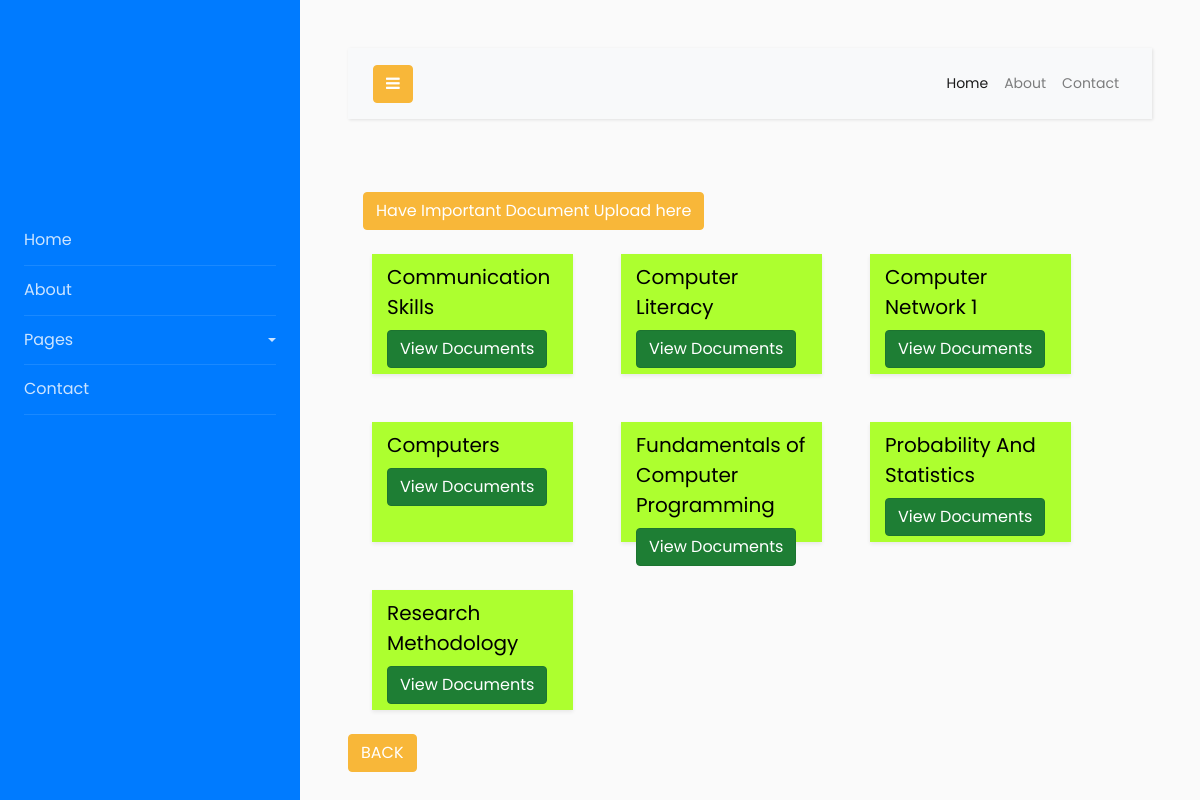
Page /users/side/show_course_units.php?pro_id=8 on the committed database.
### tables this page shows
CREATE TABLE `course_unit` (
  `cu_id` int(11) NOT NULL,
  `cu_name` varchar(100) NOT NULL,
  `pro_id` int(11) NOT NULL,
  `fac_id` int(11) NOT NULL,
  `date_created` timestamp NOT NULL DEFAULT current_timestamp()
);

### users/side/show_course_units.php (the view, shortened to what this page needs)
<?php
include('user-header.php');
include('../../admin/partials/__connection.php');
$pro_id = $_GET['pro_id'];
$pro_name = $_GET['pro_name'];
?>
<div class="content-wrap">
  <div class="main">
    <div class="container-fluid">
      <div class="row">
        <div class="col-lg-8 p-r-0 title-margin-right">
          <div class="page-header">
            <div class="page-title">
              <h1><?php echo $pro_name; ?></h1><br>
              <button class="btn btn-primary" style="float: left;">
                <a href="user_upload.php?mess= " style="text-decoration: none; color:white">Have Important Document Upload here</a>
              </button><br>
            </div>
          </div>
        </div>
      </div>
      <section id="main-content">
        <div class="row">
          <?php
          $select_pro = "SELECT * FROM course_unit WHERE pro_id = '$pro_id;' ORDER BY cu_name";
          $exe = mysqli_query($conn, $select_pro);
          if (mysqli_num_rows($exe) > 0) {
            while ($row = mysqli_fetch_assoc($exe)) {
          ?>
              <div class="col-lg-3 shadow-sm m-4" style="background: #ADFF2F; height: 120px;">
                <div class="stat-content">
                  <h5 class="my-2"><?php echo $row['cu_name']; ?></h5>
                </div>
                <div>
                  <small class="btn btn-success active">
                    <a style="text-decoration: none; color:white" href="table.php?cu_id=<?php echo $row['cu_id']; ?>&cu_name=<?php echo $row['cu_name']; ?>"> View Documents</a></small>
                </div>
              </div>
            <?php
            }
          } else {
            ?>
            <center>
              <h2 class="text-warning"> There is No course unit yet Registered Here</h2>
            </center>
          <?php
          }
          ?>
        </div>
      </section>
    </div>
  </div>
</div>
<div class="flow">
  <a class="btn btn-primary" href="../academia/">BACK</a>
</div>
<?php
include('user-footer.php');
?>

### rows in the picture
course_unit: cu_name "Communication Skills"
course_unit: cu_name "Computer Literacy"
course_unit: cu_name "Computer Network 1"
course_unit: cu_name "Computers"
course_unit: cu_name "Fundamentals of Computer Programming"
course_unit: cu_name "Probability And Statistics"
course_unit: cu_name "Research Methodology"
